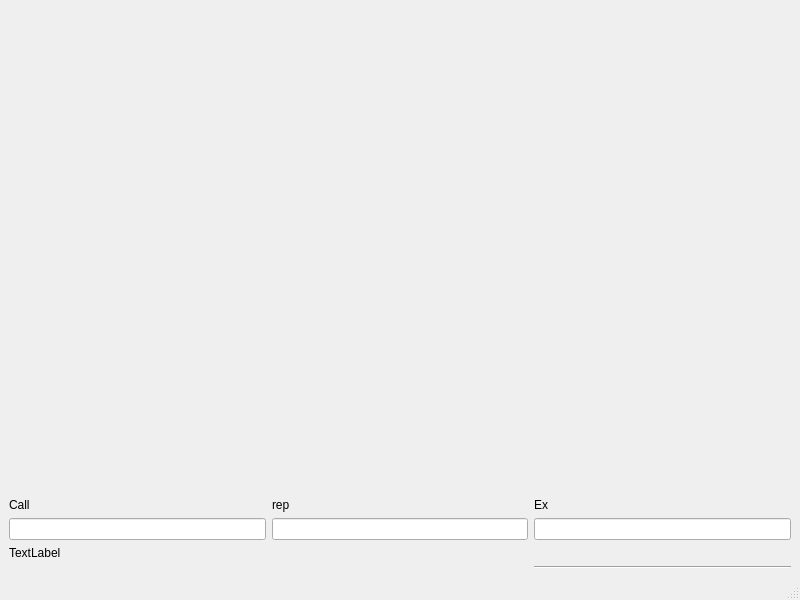
<?xml version="1.0" encoding="UTF-8"?>
<ui version="4.0">
 <class>MainWindow</class>
 <widget class="QMainWindow" name="MainWindow">
  <property name="geometry">
   <rect>
    <x>0</x>
    <y>0</y>
    <width>800</width>
    <height>600</height>
   </rect>
  </property>
  <property name="windowTitle">
   <string>MainWindow</string>
  </property>
  <widget class="QWidget" name="centralwidget">
   <layout class="QGridLayout" name="gridLayout">
    <item row="5" column="2">
     <widget class="Line" name="line">
      <property name="orientation">
       <enum>Qt::Horizontal</enum>
      </property>
     </widget>
    </item>
    <item row="1" column="2">
     <widget class="QLabel" name="label_4">
      <property name="text">
       <string>Ex</string>
      </property>
     </widget>
    </item>
    <item row="3" column="0">
     <widget class="QLabel" name="label">
      <property name="text">
       <string>TextLabel</string>
      </property>
     </widget>
    </item>
    <item row="1" column="0">
     <widget class="QLabel" name="label_2">
      <property name="text">
       <string>Call</string>
      </property>
     </widget>
    </item>
    <item row="0" column="0">
     <spacer name="verticalSpacer">
      <property name="orientation">
       <enum>Qt::Vertical</enum>
      </property>
      <property name="sizeHint" stdset="0">
       <size>
        <width>20</width>
        <height>40</height>
       </size>
      </property>
     </spacer>
    </item>
    <item row="1" column="1">
     <widget class="QLabel" name="label_3">
      <property name="text">
       <string>rep</string>
      </property>
     </widget>
    </item>
    <item row="2" column="0">
     <widget class="QLineEdit" name="f1"/>
    </item>
    <item row="2" column="1">
     <widget class="QLineEdit" name="f2"/>
    </item>
    <item row="2" column="2">
     <widget class="QLineEdit" name="f3"/>
    </item>
   </layout>
  </widget>
  <widget class="QMenuBar" name="menubar">
   <property name="geometry">
    <rect>
     <x>0</x>
     <y>0</y>
     <width>800</width>
     <height>22</height>
    </rect>
   </property>
  </widget>
  <widget class="QStatusBar" name="statusbar"/>
 </widget>
 <resources/>
 <connections/>
 <slots>
  <signal>signal1()</signal>
  <slot>slot1()</slot>
  <slot>slot2()</slot>
 </slots>
</ui>
